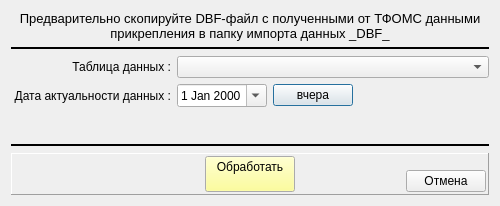
<?xml version="1.0" encoding="UTF-8"?>
<ui version="4.0">
 <class>match_assig_TFOMS_wnd</class>
 <widget class="QDialog" name="match_assig_TFOMS_wnd">
  <property name="geometry">
   <rect>
    <x>0</x>
    <y>0</y>
    <width>500</width>
    <height>206</height>
   </rect>
  </property>
  <property name="minimumSize">
   <size>
    <width>500</width>
    <height>180</height>
   </size>
  </property>
  <property name="maximumSize">
   <size>
    <width>500</width>
    <height>16777215</height>
   </size>
  </property>
  <property name="windowTitle">
   <string>Сводка данных прикрепления с ТФОМС</string>
  </property>
  <layout class="QVBoxLayout" name="verticalLayout">
   <item>
    <layout class="QFormLayout" name="formLayout">
     <item row="0" column="0" colspan="2">
      <widget class="QLabel" name="label_3">
       <property name="font">
        <font>
         <pointsize>10</pointsize>
        </font>
       </property>
       <property name="text">
        <string>Предварительно скопируйте DBF-файл с полученными от ТФОМС данными прикрепления в папку импорта данных _DBF_</string>
       </property>
       <property name="alignment">
        <set>Qt::AlignCenter</set>
       </property>
       <property name="wordWrap">
        <bool>true</bool>
       </property>
      </widget>
     </item>
     <item row="1" column="0" colspan="2">
      <widget class="Line" name="line">
       <property name="minimumSize">
        <size>
         <width>10</width>
         <height>0</height>
        </size>
       </property>
       <property name="frameShadow">
        <enum>QFrame::Plain</enum>
       </property>
       <property name="lineWidth">
        <number>2</number>
       </property>
       <property name="orientation">
        <enum>Qt::Horizontal</enum>
       </property>
      </widget>
     </item>
     <item row="2" column="0">
      <widget class="QLabel" name="label">
       <property name="minimumSize">
        <size>
         <width>160</width>
         <height>0</height>
        </size>
       </property>
       <property name="text">
        <string>Таблица данных :</string>
       </property>
       <property name="alignment">
        <set>Qt::AlignRight|Qt::AlignTrailing|Qt::AlignVCenter</set>
       </property>
      </widget>
     </item>
     <item row="2" column="1">
      <widget class="QComboBox" name="comboBox"/>
     </item>
     <item row="3" column="0">
      <widget class="QLabel" name="label_2">
       <property name="minimumSize">
        <size>
         <width>160</width>
         <height>0</height>
        </size>
       </property>
       <property name="text">
        <string>Дата актуальности данных :</string>
       </property>
       <property name="alignment">
        <set>Qt::AlignRight|Qt::AlignTrailing|Qt::AlignVCenter</set>
       </property>
      </widget>
     </item>
     <item row="3" column="1">
      <layout class="QHBoxLayout" name="horizontalLayout_2">
       <property name="leftMargin">
        <number>0</number>
       </property>
       <property name="topMargin">
        <number>0</number>
       </property>
       <property name="rightMargin">
        <number>0</number>
       </property>
       <property name="bottomMargin">
        <number>0</number>
       </property>
       <item>
        <widget class="QDateEdit" name="date_assig">
         <property name="maximumSize">
          <size>
           <width>90</width>
           <height>16777215</height>
          </size>
         </property>
         <property name="calendarPopup">
          <bool>true</bool>
         </property>
        </widget>
       </item>
       <item>
        <widget class="QPushButton" name="bn_date_assig">
         <property name="text">
          <string>вчера</string>
         </property>
        </widget>
       </item>
       <item>
        <spacer name="horizontalSpacer_3">
         <property name="orientation">
          <enum>Qt::Horizontal</enum>
         </property>
         <property name="sizeHint" stdset="0">
          <size>
           <width>40</width>
           <height>20</height>
          </size>
         </property>
        </spacer>
       </item>
      </layout>
     </item>
    </layout>
   </item>
   <item>
    <spacer name="verticalSpacer">
     <property name="orientation">
      <enum>Qt::Vertical</enum>
     </property>
     <property name="sizeHint" stdset="0">
      <size>
       <width>5</width>
       <height>5</height>
      </size>
     </property>
    </spacer>
   </item>
   <item>
    <widget class="Line" name="line_2">
     <property name="minimumSize">
      <size>
       <width>10</width>
       <height>0</height>
      </size>
     </property>
     <property name="frameShadow">
      <enum>QFrame::Plain</enum>
     </property>
     <property name="lineWidth">
      <number>2</number>
     </property>
     <property name="orientation">
      <enum>Qt::Horizontal</enum>
     </property>
    </widget>
   </item>
   <item>
    <widget class="QFrame" name="frame">
     <property name="minimumSize">
      <size>
       <width>10</width>
       <height>10</height>
      </size>
     </property>
     <property name="frameShape">
      <enum>QFrame::Panel</enum>
     </property>
     <property name="frameShadow">
      <enum>QFrame::Raised</enum>
     </property>
     <layout class="QHBoxLayout" name="horizontalLayout">
      <property name="spacing">
       <number>2</number>
      </property>
      <property name="leftMargin">
       <number>2</number>
      </property>
      <property name="topMargin">
       <number>2</number>
      </property>
      <property name="rightMargin">
       <number>2</number>
      </property>
      <property name="bottomMargin">
       <number>2</number>
      </property>
      <item>
       <widget class="QFrame" name="frame_2">
        <property name="minimumSize">
         <size>
          <width>80</width>
          <height>0</height>
         </size>
        </property>
        <property name="frameShape">
         <enum>QFrame::NoFrame</enum>
        </property>
        <property name="frameShadow">
         <enum>QFrame::Raised</enum>
        </property>
       </widget>
      </item>
      <item>
       <spacer name="horizontalSpacer_2">
        <property name="orientation">
         <enum>Qt::Horizontal</enum>
        </property>
        <property name="sizeHint" stdset="0">
         <size>
          <width>40</width>
          <height>20</height>
         </size>
        </property>
       </spacer>
      </item>
      <item>
       <widget class="QPushButton" name="bn_process">
        <property name="minimumSize">
         <size>
          <width>90</width>
          <height>0</height>
         </size>
        </property>
        <property name="palette">
         <palette>
          <active>
           <colorrole role="Button">
            <brush brushstyle="SolidPattern">
             <color alpha="255">
              <red>255</red>
              <green>255</green>
              <blue>127</blue>
             </color>
            </brush>
           </colorrole>
          </active>
          <inactive>
           <colorrole role="Button">
            <brush brushstyle="SolidPattern">
             <color alpha="255">
              <red>255</red>
              <green>255</green>
              <blue>127</blue>
             </color>
            </brush>
           </colorrole>
          </inactive>
          <disabled>
           <colorrole role="Button">
            <brush brushstyle="SolidPattern">
             <color alpha="255">
              <red>255</red>
              <green>255</green>
              <blue>127</blue>
             </color>
            </brush>
           </colorrole>
          </disabled>
         </palette>
        </property>
        <property name="text">
         <string>Обработать
</string>
        </property>
       </widget>
      </item>
      <item>
       <spacer name="horizontalSpacer">
        <property name="orientation">
         <enum>Qt::Horizontal</enum>
        </property>
        <property name="sizeHint" stdset="0">
         <size>
          <width>40</width>
          <height>20</height>
         </size>
        </property>
       </spacer>
      </item>
      <item>
       <layout class="QVBoxLayout" name="verticalLayout_2">
        <property name="spacing">
         <number>0</number>
        </property>
        <property name="leftMargin">
         <number>0</number>
        </property>
        <property name="topMargin">
         <number>0</number>
        </property>
        <property name="rightMargin">
         <number>0</number>
        </property>
        <property name="bottomMargin">
         <number>0</number>
        </property>
        <item>
         <spacer name="verticalSpacer_2">
          <property name="orientation">
           <enum>Qt::Vertical</enum>
          </property>
          <property name="sizeHint" stdset="0">
           <size>
            <width>2</width>
            <height>2</height>
           </size>
          </property>
         </spacer>
        </item>
        <item>
         <widget class="QPushButton" name="bn_cansel">
          <property name="text">
           <string>Отмена</string>
          </property>
         </widget>
        </item>
       </layout>
      </item>
     </layout>
    </widget>
   </item>
  </layout>
 </widget>
 <resources/>
 <connections/>
</ui>
